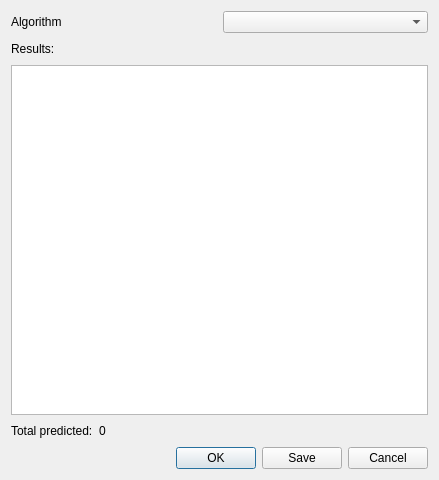
<?xml version="1.0" encoding="UTF-8"?>
<ui version="4.0">
 <class>SecStructDialog</class>
 <widget class="QDialog" name="SecStructDialog">
  <property name="geometry">
   <rect>
    <x>0</x>
    <y>0</y>
    <width>439</width>
    <height>480</height>
   </rect>
  </property>
  <property name="windowTitle">
   <string>Secondary Structure Prediction</string>
  </property>
  <layout class="QVBoxLayout" name="verticalLayout">
   <item>
    <layout class="QHBoxLayout" name="horizontalLayout_3">
     <item>
      <widget class="QLabel" name="label_3">
       <property name="text">
        <string>Algorithm</string>
       </property>
      </widget>
     </item>
     <item>
      <widget class="QComboBox" name="algorithmComboBox"/>
     </item>
    </layout>
   </item>
   <item>
    <layout class="QHBoxLayout" name="rangeSelectorLayout"/>
   </item>
   <item>
    <layout class="QHBoxLayout" name="horizontalLayout">
     <item>
      <widget class="QLabel" name="label_4">
       <property name="text">
        <string>Results:</string>
       </property>
      </widget>
     </item>
     <item>
      <spacer name="horizontalSpacer">
       <property name="orientation">
        <enum>Qt::Horizontal</enum>
       </property>
       <property name="sizeHint" stdset="0">
        <size>
         <width>40</width>
         <height>20</height>
        </size>
       </property>
      </spacer>
     </item>
    </layout>
   </item>
   <item>
    <widget class="QTableWidget" name="resultsTable">
     <property name="editTriggers">
      <set>QAbstractItemView::NoEditTriggers</set>
     </property>
     <property name="columnCount">
      <number>0</number>
     </property>
    </widget>
   </item>
   <item>
    <layout class="QHBoxLayout" name="horizontalLayout_6">
     <item>
      <widget class="QLabel" name="label_5">
       <property name="text">
        <string>Total predicted:</string>
       </property>
      </widget>
     </item>
     <item>
      <widget class="QLabel" name="totalPredictedStatus">
       <property name="text">
        <string>0</string>
       </property>
      </widget>
     </item>
     <item>
      <spacer name="horizontalSpacer_4">
       <property name="orientation">
        <enum>Qt::Horizontal</enum>
       </property>
       <property name="sizeHint" stdset="0">
        <size>
         <width>40</width>
         <height>20</height>
        </size>
       </property>
      </spacer>
     </item>
    </layout>
   </item>
   <item>
    <widget class="QDialogButtonBox" name="buttonBox">
     <property name="standardButtons">
      <set>QDialogButtonBox::Cancel|QDialogButtonBox::Ok|QDialogButtonBox::Save</set>
     </property>
    </widget>
   </item>
  </layout>
 </widget>
 <resources/>
 <connections>
  <connection>
   <sender>buttonBox</sender>
   <signal>rejected()</signal>
   <receiver>SecStructDialog</receiver>
   <slot>reject()</slot>
   <hints>
    <hint type="sourcelabel">
     <x>219</x>
     <y>459</y>
    </hint>
    <hint type="destinationlabel">
     <x>219</x>
     <y>239</y>
    </hint>
   </hints>
  </connection>
 </connections>
</ui>
